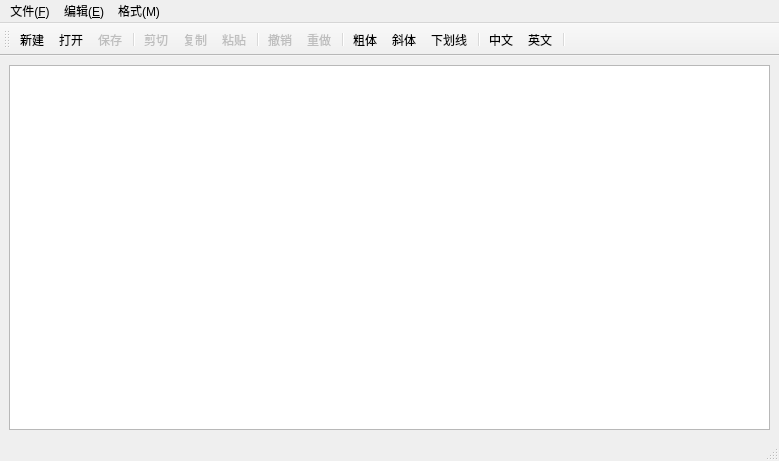
<?xml version="1.0" encoding="UTF-8"?>
<ui version="4.0">
 <class>MainWindow</class>
 <widget class="QMainWindow" name="MainWindow">
  <property name="geometry">
   <rect>
    <x>0</x>
    <y>0</y>
    <width>779</width>
    <height>461</height>
   </rect>
  </property>
  <property name="windowTitle">
   <string>MainWindow</string>
  </property>
  <widget class="QWidget" name="centralwidget">
   <layout class="QGridLayout" name="gridLayout">
    <item row="0" column="0">
     <widget class="QTextEdit" name="textEdit"/>
    </item>
   </layout>
  </widget>
  <widget class="QMenuBar" name="menubar">
   <property name="geometry">
    <rect>
     <x>0</x>
     <y>0</y>
     <width>779</width>
     <height>21</height>
    </rect>
   </property>
   <widget class="QMenu" name="menu_F">
    <property name="title">
     <string>文件(&amp;F)</string>
    </property>
    <addaction name="action_new_file"/>
    <addaction name="action_open_file"/>
    <addaction name="action_save_file"/>
   </widget>
   <widget class="QMenu" name="menu_E">
    <property name="title">
     <string>编辑(&amp;E)</string>
    </property>
    <addaction name="action_cut"/>
    <addaction name="action_copy"/>
    <addaction name="action_paste"/>
   </widget>
   <widget class="QMenu" name="menu_M">
    <property name="title">
     <string>格式(M)</string>
    </property>
    <addaction name="action_bold"/>
    <addaction name="action_italic"/>
    <addaction name="action_underline"/>
    <addaction name="action_chinese"/>
    <addaction name="action_english"/>
   </widget>
   <addaction name="menu_F"/>
   <addaction name="menu_E"/>
   <addaction name="menu_M"/>
  </widget>
  <widget class="QStatusBar" name="statusbar"/>
  <widget class="QToolBar" name="toolBar">
   <property name="windowTitle">
    <string>toolBar</string>
   </property>
   <attribute name="toolBarArea">
    <enum>TopToolBarArea</enum>
   </attribute>
   <attribute name="toolBarBreak">
    <bool>false</bool>
   </attribute>
   <addaction name="action_new_file"/>
   <addaction name="action_open_file"/>
   <addaction name="action_save_file"/>
   <addaction name="separator"/>
   <addaction name="action_cut"/>
   <addaction name="action_copy"/>
   <addaction name="action_paste"/>
   <addaction name="separator"/>
   <addaction name="action_undo"/>
   <addaction name="action_redo"/>
   <addaction name="separator"/>
   <addaction name="action_bold"/>
   <addaction name="action_italic"/>
   <addaction name="action_underline"/>
   <addaction name="separator"/>
   <addaction name="action_chinese"/>
   <addaction name="action_english"/>
   <addaction name="separator"/>
  </widget>
  <action name="action_new_file">
   <property name="text">
    <string>新建</string>
   </property>
   <property name="toolTip">
    <string>创建新文件</string>
   </property>
   <property name="shortcut">
    <string>Ctrl+N</string>
   </property>
  </action>
  <action name="action_open_file">
   <property name="text">
    <string>打开</string>
   </property>
   <property name="toolTip">
    <string>打开文件</string>
   </property>
  </action>
  <action name="action_save_file">
   <property name="enabled">
    <bool>false</bool>
   </property>
   <property name="text">
    <string>保存</string>
   </property>
   <property name="toolTip">
    <string>保存文件</string>
   </property>
  </action>
  <action name="action_cut">
   <property name="enabled">
    <bool>false</bool>
   </property>
   <property name="text">
    <string>剪切</string>
   </property>
   <property name="toolTip">
    <string>剪切</string>
   </property>
  </action>
  <action name="action_copy">
   <property name="enabled">
    <bool>false</bool>
   </property>
   <property name="text">
    <string>复制</string>
   </property>
   <property name="toolTip">
    <string>复制</string>
   </property>
  </action>
  <action name="action_paste">
   <property name="enabled">
    <bool>false</bool>
   </property>
   <property name="text">
    <string>粘贴</string>
   </property>
   <property name="toolTip">
    <string>粘贴</string>
   </property>
  </action>
  <action name="action_undo">
   <property name="enabled">
    <bool>false</bool>
   </property>
   <property name="text">
    <string>撤销</string>
   </property>
   <property name="toolTip">
    <string>撤销</string>
   </property>
  </action>
  <action name="action_redo">
   <property name="checkable">
    <bool>false</bool>
   </property>
   <property name="enabled">
    <bool>false</bool>
   </property>
   <property name="text">
    <string>重做</string>
   </property>
   <property name="toolTip">
    <string>重做</string>
   </property>
  </action>
  <action name="action_bold">
   <property name="checkable">
    <bool>true</bool>
   </property>
   <property name="text">
    <string>粗体</string>
   </property>
  </action>
  <action name="action_italic">
   <property name="checkable">
    <bool>true</bool>
   </property>
   <property name="text">
    <string>斜体</string>
   </property>
  </action>
  <action name="action_underline">
   <property name="checkable">
    <bool>true</bool>
   </property>
   <property name="text">
    <string>下划线</string>
   </property>
  </action>
  <action name="action_chinese">
   <property name="checkable">
    <bool>true</bool>
   </property>
   <property name="text">
    <string>中文</string>
   </property>
  </action>
  <action name="action_english">
   <property name="checkable">
    <bool>true</bool>
   </property>
   <property name="text">
    <string>英文</string>
   </property>
  </action>
 </widget>
 <resources/>
 <connections>
  <connection>
   <sender>action_copy</sender>
   <signal>triggered()</signal>
   <receiver>textEdit</receiver>
   <slot>copy()</slot>
   <hints>
    <hint type="sourcelabel">
     <x>-1</x>
     <y>-1</y>
    </hint>
    <hint type="destinationlabel">
     <x>389</x>
     <y>245</y>
    </hint>
   </hints>
  </connection>
  <connection>
   <sender>action_cut</sender>
   <signal>triggered()</signal>
   <receiver>textEdit</receiver>
   <slot>cut()</slot>
   <hints>
    <hint type="sourcelabel">
     <x>-1</x>
     <y>-1</y>
    </hint>
    <hint type="destinationlabel">
     <x>389</x>
     <y>245</y>
    </hint>
   </hints>
  </connection>
  <connection>
   <sender>action_paste</sender>
   <signal>triggered()</signal>
   <receiver>textEdit</receiver>
   <slot>paste()</slot>
   <hints>
    <hint type="sourcelabel">
     <x>-1</x>
     <y>-1</y>
    </hint>
    <hint type="destinationlabel">
     <x>389</x>
     <y>245</y>
    </hint>
   </hints>
  </connection>
  <connection>
   <sender>action_undo</sender>
   <signal>triggered()</signal>
   <receiver>textEdit</receiver>
   <slot>undo()</slot>
   <hints>
    <hint type="sourcelabel">
     <x>-1</x>
     <y>-1</y>
    </hint>
    <hint type="destinationlabel">
     <x>389</x>
     <y>245</y>
    </hint>
   </hints>
  </connection>
  <connection>
   <sender>action_redo</sender>
   <signal>triggered()</signal>
   <receiver>textEdit</receiver>
   <slot>redo()</slot>
   <hints>
    <hint type="sourcelabel">
     <x>-1</x>
     <y>-1</y>
    </hint>
    <hint type="destinationlabel">
     <x>389</x>
     <y>245</y>
    </hint>
   </hints>
  </connection>
  <connection>
   <sender>textEdit</sender>
   <signal>undoAvailable(bool)</signal>
   <receiver>action_undo</receiver>
   <slot>setEnabled(bool)</slot>
   <hints>
    <hint type="sourcelabel">
     <x>389</x>
     <y>245</y>
    </hint>
    <hint type="destinationlabel">
     <x>-1</x>
     <y>-1</y>
    </hint>
   </hints>
  </connection>
  <connection>
   <sender>textEdit</sender>
   <signal>redoAvailable(bool)</signal>
   <receiver>action_redo</receiver>
   <slot>setEnabled(bool)</slot>
   <hints>
    <hint type="sourcelabel">
     <x>389</x>
     <y>245</y>
    </hint>
    <hint type="destinationlabel">
     <x>-1</x>
     <y>-1</y>
    </hint>
   </hints>
  </connection>
 </connections>
</ui>
